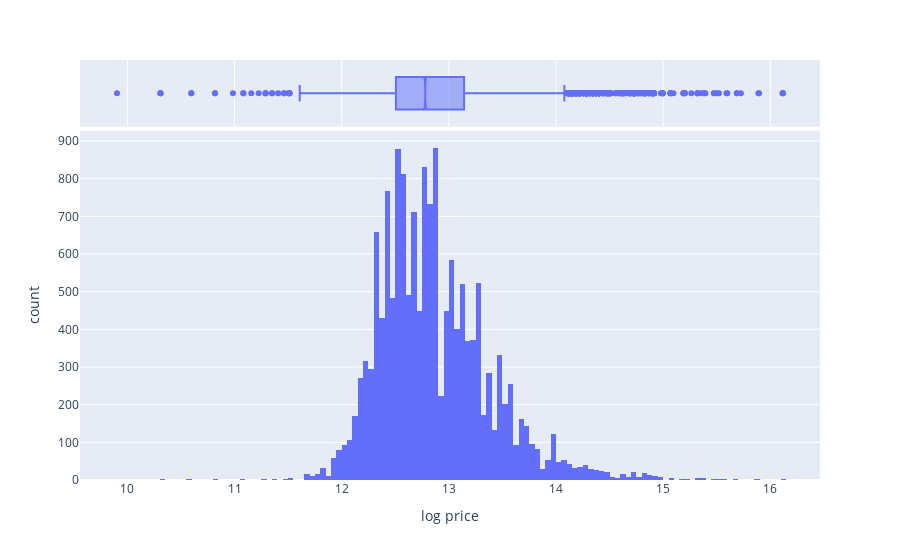

This figure's notebook cell:
### Markdown cell above
The plot below shows that the log price is quite normally distributed but also that the tails are quite long, especially on the right. This makes sense as the most expensive house in the database is actually priced at 10 million euro.

### Code cell
fig = px.histogram(x=mlp.y, nbins=200, marginal="box", labels={"x": "log price"})
fig.show()

### Figure 1 — Plotly figure (JSON) as saved in the notebook; plotly's stock layout.template omitted (floating-point values rounded to 4 significant figures; data arrays with more than 128 entries replaced by an {"elided": "..."} marker saying what was removed)
{"data": [{"alignmentgroup": "True", "bingroup": "x", "hoverlabel": {"namelength": 0}, "hovertemplate": "log price=%{x}<br>count=%{y}", "legendgroup": "", "marker": {"color": "#636efa"}, "name": "", "nbinsx": 200, "offsetgroup": "", "orientation": "v", "showlegend": false, "type": "histogram", "x": {"elided": "15741 float values"}, "xaxis": "x", "yaxis": "y"}, {"alignmentgroup": "True", "hoverlabel": {"namelength": 0}, "hovertemplate": "log price=%{x}", "legendgroup": "", "marker": {"color": "#636efa"}, "name": "", "notched": true, "offsetgroup": "", "showlegend": false, "type": "box", "x": {"elided": "15741 float values"}, "xaxis": "x2", "yaxis": "y2"}], "layout": {"barmode": "relative", "legend": {"tracegroupgap": 0}, "margin": {"t": 60}, "xaxis": {"anchor": "y", "domain": [0, 1], "title": {"text": "log price"}}, "xaxis2": {"anchor": "y2", "domain": [0, 1], "matches": "x", "showgrid": true, "showticklabels": false}, "yaxis": {"anchor": "x", "domain": [0, 0.8316], "title": {"text": "count"}}, "yaxis2": {"anchor": "x2", "domain": [0.8416, 1], "matches": "y2", "showgrid": false, "showline": false, "showticklabels": false, "ticks": ""}}}
